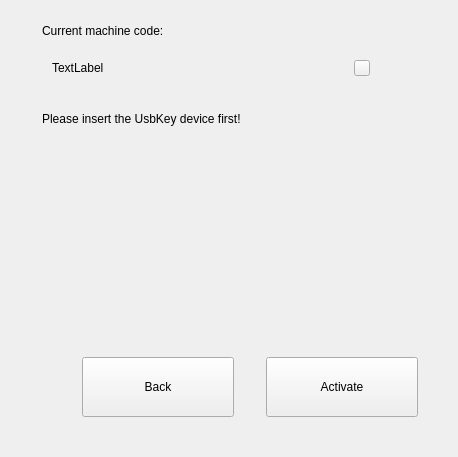
        <widget class="QWidget" name="Pg_key_act">
         <layout class="QVBoxLayout" name="verticalLayout_11">
          <property name="spacing">
           <number>24</number>
          </property>
          <property name="leftMargin">
           <number>42</number>
          </property>
          <property name="topMargin">
           <number>24</number>
          </property>
          <property name="rightMargin">
           <number>40</number>
          </property>
          <property name="bottomMargin">
           <number>40</number>
          </property>
          <item>
           <layout class="QVBoxLayout" name="verticalLayout_5">
            <property name="spacing">
             <number>10</number>
            </property>
            <property name="bottomMargin">
             <number>0</number>
            </property>
            <item>
             <widget class="QLabel" name="label_mc_code_usb">
              <property name="sizePolicy">
               <sizepolicy hsizetype="Preferred" vsizetype="Fixed">
                <horstretch>0</horstretch>
                <verstretch>0</verstretch>
               </sizepolicy>
              </property>
              <property name="text">
               <string>Current machine code:</string>
              </property>
             </widget>
            </item>
            <item>
             <widget class="QWidget" name="widget_key" native="true">
              <property name="minimumSize">
               <size>
                <width>338</width>
                <height>40</height>
               </size>
              </property>
              <property name="maximumSize">
               <size>
                <width>338</width>
                <height>40</height>
               </size>
              </property>
              <layout class="QHBoxLayout" name="horizontalLayout_6">
               <property name="spacing">
                <number>0</number>
               </property>
               <property name="leftMargin">
                <number>10</number>
               </property>
               <property name="topMargin">
                <number>0</number>
               </property>
               <property name="rightMargin">
                <number>10</number>
               </property>
               <property name="bottomMargin">
                <number>0</number>
               </property>
               <item>
                <widget class="QLabel" name="label_mc_key">
                 <property name="text">
                  <string>TextLabel</string>
                 </property>
                </widget>
               </item>
               <item>
                <spacer name="horizontalSpacer_10">
                 <property name="orientation">
                  <enum>Qt::Horizontal</enum>
                 </property>
                 <property name="sizeHint" stdset="0">
                  <size>
                   <width>40</width>
                   <height>20</height>
                  </size>
                 </property>
                </spacer>
               </item>
               <item>
                <widget class="QPushButton" name="btn_qrcode_key">
                 <property name="minimumSize">
                  <size>
                   <width>16</width>
                   <height>16</height>
                  </size>
                 </property>
                 <property name="maximumSize">
                  <size>
                   <width>16</width>
                   <height>16</height>
                  </size>
                 </property>
                 <property name="styleSheet">
                  <string notr="true">border-image:url(:/images/qrcode.svg)</string>
                 </property>
                 <property name="text">
                  <string/>
                 </property>
                </widget>
               </item>
              </layout>
             </widget>
            </item>
           </layout>
          </item>
          <item>
           <layout class="QVBoxLayout" name="verticalLayout_21">
            <property name="spacing">
             <number>30</number>
            </property>
            <property name="topMargin">
             <number>0</number>
            </property>
            <item>
             <widget class="QLabel" name="label_insert_usb">
              <property name="sizePolicy">
               <sizepolicy hsizetype="Preferred" vsizetype="Fixed">
                <horstretch>0</horstretch>
                <verstretch>0</verstretch>
               </sizepolicy>
              </property>
              <property name="text">
               <string>Please insert the UsbKey device first!</string>
              </property>
             </widget>
            </item>
            <item>
             <widget class="QLabel" name="label_key">
              <property name="minimumSize">
               <size>
                <width>238</width>
                <height>55</height>
               </size>
              </property>
              <property name="maximumSize">
               <size>
                <width>238</width>
                <height>55</height>
               </size>
              </property>
              <property name="text">
               <string/>
              </property>
              <property name="pixmap">
               <pixmap resource="../../data/res.qrc">:/images/KEY.png</pixmap>
              </property>
              <property name="scaledContents">
               <bool>true</bool>
              </property>
             </widget>
            </item>
           </layout>
          </item>
          <item>
           <spacer name="verticalSpacer_3">
            <property name="orientation">
             <enum>Qt::Vertical</enum>
            </property>
            <property name="sizeHint" stdset="0">
             <size>
              <width>20</width>
              <height>122</height>
             </size>
            </property>
           </spacer>
          </item>
          <item>
           <layout class="QHBoxLayout" name="horizontalLayout_3">
            <property name="spacing">
             <number>32</number>
            </property>
            <property name="rightMargin">
             <number>0</number>
            </property>
            <property name="bottomMargin">
             <number>0</number>
            </property>
            <item>
             <spacer name="horizontalSpacer_3">
              <property name="orientation">
               <enum>Qt::Horizontal</enum>
              </property>
              <property name="sizeHint" stdset="0">
               <size>
                <width>40</width>
                <height>20</height>
               </size>
              </property>
             </spacer>
            </item>
            <item>
             <widget class="QPushButton" name="btn_back_key">
              <property name="sizePolicy">
               <sizepolicy hsizetype="Fixed" vsizetype="Fixed">
                <horstretch>0</horstretch>
                <verstretch>0</verstretch>
               </sizepolicy>
              </property>
              <property name="minimumSize">
               <size>
                <width>152</width>
                <height>60</height>
               </size>
              </property>
              <property name="text">
               <string>Back</string>
              </property>
              <property name="flat">
               <bool>false</bool>
              </property>
             </widget>
            </item>
            <item>
             <widget class="QPushButton" name="btn_active_key">
              <property name="sizePolicy">
               <sizepolicy hsizetype="Fixed" vsizetype="Fixed">
                <horstretch>0</horstretch>
                <verstretch>0</verstretch>
               </sizepolicy>
              </property>
              <property name="minimumSize">
               <size>
                <width>152</width>
                <height>60</height>
               </size>
              </property>
              <property name="text">
               <string>Activate</string>
              </property>
             </widget>
            </item>
           </layout>
          </item>
         </layout>
        </widget>
